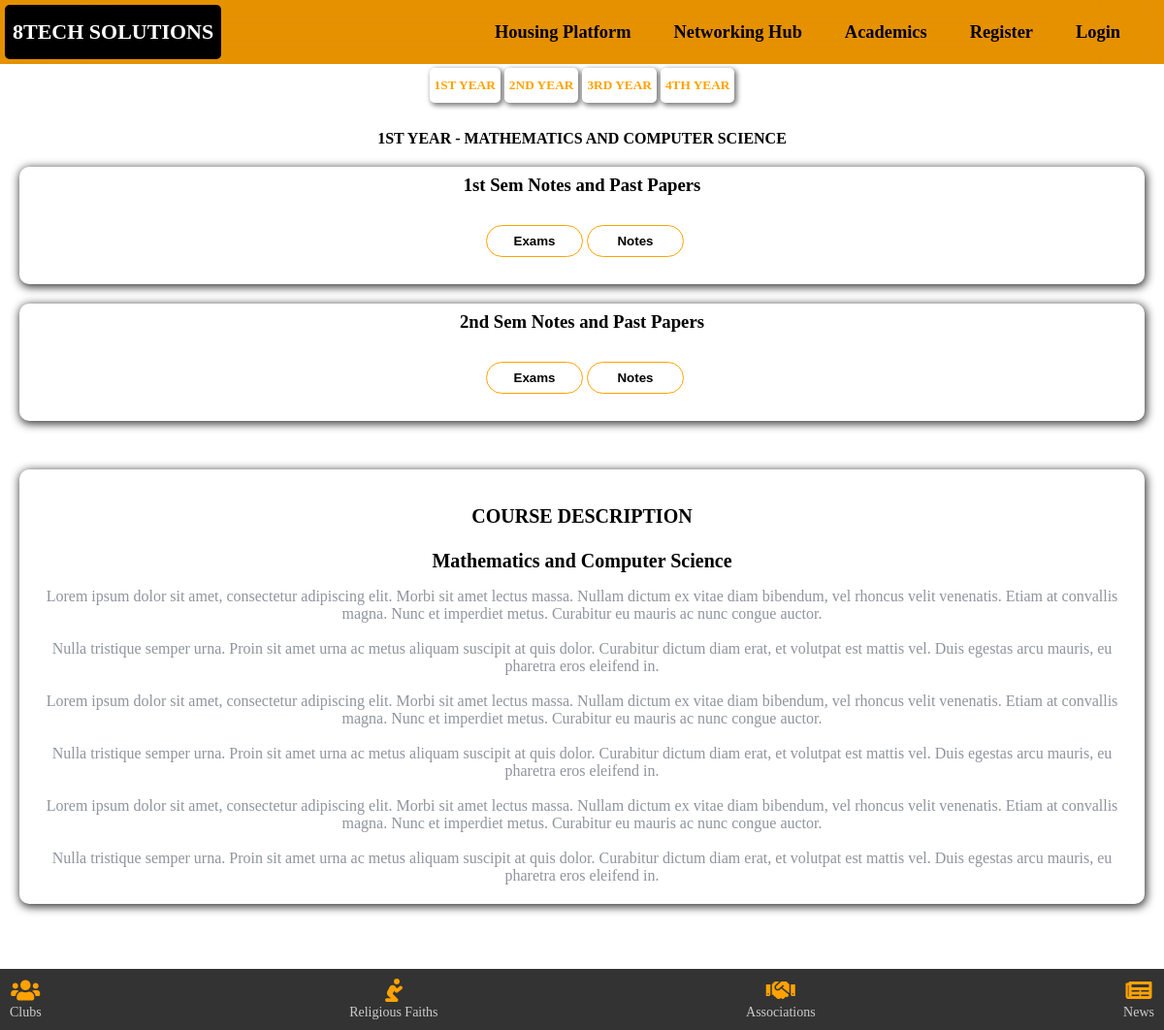
Page /course/Mathematics and Computer Science/ on the committed database.
### academic/models.py (models this page shows, shortened)
class Course(models.Model):
    department = models.ForeignKey(Department, on_delete=models.CASCADE, null=True, blank=True)
    course_name = models.CharField(max_length=200)
    decription = models.TextField(null=True, blank=True)
    past_paper = models.CharField(max_length=50, null=True, blank=True)
    pastPaper1_1 = models.ManyToManyField('PastPaper1_1', blank=True)
    pastPaper1_2 = models.ManyToManyField('PastPaper1_2', blank=True)
    pastPaper2_1 = models.ManyToManyField('PastPaper2_1', blank=True)
    pastPaper2_2 = models.ManyToManyField('PastPaper2_2', blank=True)
    pastPaper3_1 = models.ManyToManyField('PastPaper3_1', blank=True)
    pastPaper3_2 = models.ManyToManyField('PastPaper3_2', blank=True)
    pastPaper4_1 = models.ManyToManyField('PastPaper4_1', blank=True)
    pastPaper4_2 = models.ManyToManyField('PastPaper4_2', blank=True)
    notes1_1 = models.ManyToManyField('Notes1_1', blank=True)
    notes1_2 = models.ManyToManyField('Notes1_2', blank=True)
    notes2_1 = models.ManyToManyField('Notes2_1', blank=True)
    notes2_2 = models.ManyToManyField('Notes2_2', blank=True)
    notes3_1 = models.ManyToManyField('Notes3_1', blank=True)
    notes3_2 = models.ManyToManyField('Notes3_2', blank=True)
    notes4_1 = models.ManyToManyField('Notes4_1', blank=True)
    notes4_2 = models.ManyToManyField('Notes4_2', blank=True)

### academic/views.py (the view)
# urls.py: path('course/<str:pk>/', views.course, name='course')
def course(request, pk):
    courseObj = Course.objects.get(course_name=pk)
    pastPaper1_1 = courseObj.pastPaper1_1.all()
    pastPaper1_2 = courseObj.pastPaper1_2.all()
    pastPaper2_1 = courseObj.pastPaper2_1.all()
    pastPaper2_2 = courseObj.pastPaper2_2.all()
    pastPaper3_1 = courseObj.pastPaper3_1.all()
    pastPaper3_2 = courseObj.pastPaper3_2.all()
    pastPaper4_1 = courseObj.pastPaper4_1.all()
    pastPaper4_2 = courseObj.pastPaper4_2.all()
    notes1_1 = courseObj.notes1_1.all()
    notes1_2 = courseObj.notes1_2.all()
    notes2_1 = courseObj.notes2_1.all()
    notes2_2 = courseObj.notes2_2.all()
    notes3_1 = courseObj.notes3_1.all()
    notes3_2 = courseObj.notes3_2.all()
    notes4_1 = courseObj.notes4_1.all()
    notes4_2 = courseObj.notes4_2.all()
    context = {
        'course': courseObj,
        'pastPaper1_1': pastPaper1_1,
        'pastPaper1_2': pastPaper1_2,
        'pastPaper2_1': pastPaper2_1,
        'pastPaper2_2': pastPaper2_2,
        'pastPaper3_1': pastPaper3_1,
        'pastPaper3_2': pastPaper3_2,
        'pastPaper4_1': pastPaper4_1,
        'pastPaper4_2': pastPaper4_2,
        'notes1_1': notes1_1,
        'notes1_2': notes1_2,
        'notes2_1': notes2_1,
        'notes2_2': notes2_2,
        'notes3_1': notes3_1,
        'notes3_2': notes3_2,
        'notes4_1': notes4_1,
        'notes4_2': notes4_2,
        }
    return render(request, 'academic/course.html', context)

### academic/models.py (called while the page is built)
    def __str__(self):
        return self.name

    def __str__(self):
        return self.name

    def __str__(self):
        return self.name

    def __str__(self):
        return self.name

    def __str__(self):
        return self.name

    def __str__(self):
        return self.name

### academic/templates/academic/course.html (shortened to what this page needs)
{% extends 'main.html' %}
{% load static %}
{% block content %}
  <div class="course">
    <div class="acad">
      <nav class="butto">
        <button onclick="showSection('homepage')">1ST YEAR</button>
        <button onclick="showSection('about')">2ND YEAR</button>
        <button onclick="showSection('services')">3RD YEAR</button>
        <button onclick="showSection('contact')">4TH YEAR</button>
      </nav>
      <div id="homepage" class="section active">
        <h2>1ST YEAR - {{ course.course_name }}</h2>
        <div class="sem2">
          <h3>1st Sem Notes and Past Papers</h3>
          <div class="btn">
            <button onclick="showPastPaper1()"><a href="#">Exams</a></button>
            <button onclick="showNote1()"><a href="#">Notes</a></button>
          </div>
        </div>
        <div class="sem2">
          <h3>2nd Sem Notes and Past Papers</h3>
          <div class="btn">
            <button onclick="showPastPapers3()"><a href="#">Exams</a></button>
            <button onclick="showNotes3()"><a href="#">Notes</a></button>
          </div>
        </div>
      </div>
    </div>
    <div class="course-description">
      <h2>COURSE DESCRIPTION</h2>
      <h2><a href="/admin/academic/course/{{course.id}}/change/">{{ course.course_name }}</a></h2>
      <p>{{ course.decription|linebreaksbr }}</p>
    </div>
  </div>
{% endblock %}

### static/styles/main.css (style rules this page uses)
* { margin: 0; padding: 0; box-sizing: border-box; text-decoration: none; }

### rows in the picture
Course: course_name "MATHEMATICS AND COMPUTER SCIENCE", course_name "Mathematics and Computer Science", decription "Lorem ipsum dolor sit amet, consectetur adipiscing elit. Morbi sit amet lectus massa. Nullam dictum ex vitae diam bibendum, vel rhoncus velit venenatis. Etiam at convallis magna. Nunc et imperdiet metus. Curabitur eu mauris ac nunc congue auctor. Nulla tristique semper urna. Proin sit amet urna ac metus aliquam suscipit at quis dolor. Curabitur dictum diam erat, et volutpat est mattis vel. Duis egestas arcu mauris, eu pharetra eros eleifend in. Lorem ipsum dolor sit amet, consectetur adipiscing elit. Morbi sit amet lectus massa. Nullam dictum ex vitae diam bibendum, vel rhoncus velit venenatis. Etiam at convallis magna. Nunc et imperdiet metus. Curabitur eu mauris ac nunc congue auctor.…"
